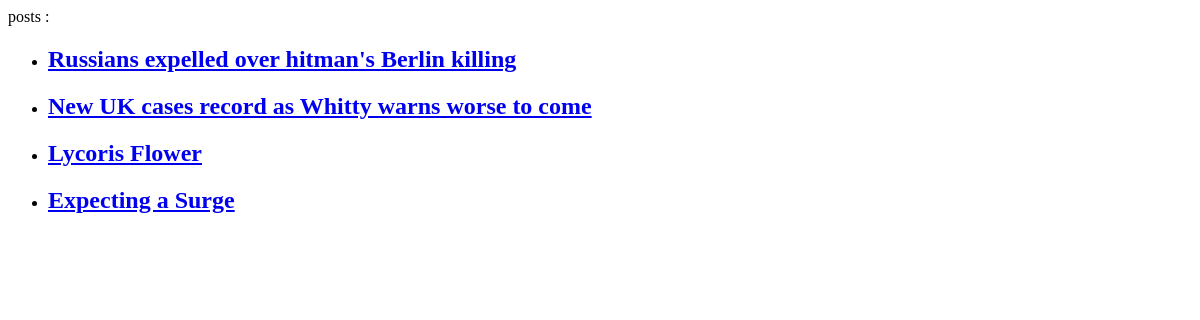
The app's page /posts/, older data.
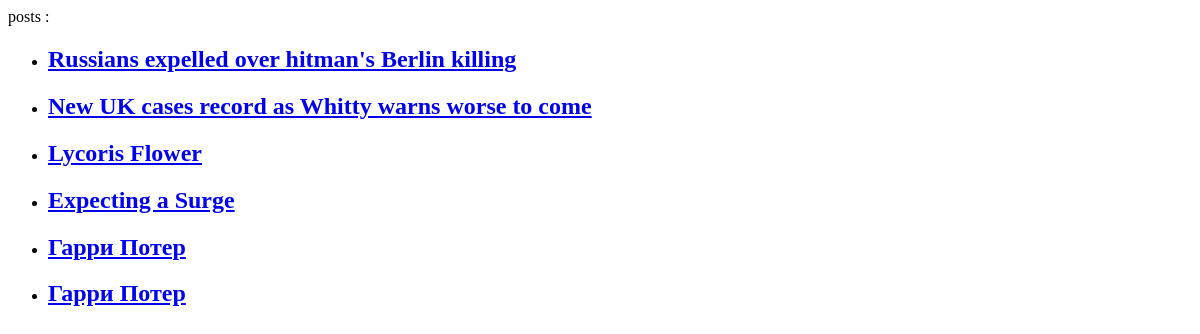
The same page, newer data.
### blog/models.py (models this page shows, shortened)
class Post(models.Model):
    title = models.CharField(max_length=100)
    description = models.TextField()
    created_date = models.DateTimeField(auto_now_add=True)
    updated_date = models.DateTimeField(auto_now=True)
    image = models.ImageField(upload_to='blog')

### blog/views.py (the view)
# urls.py: path('posts/', views.PostListView.as_view(), name='post_view'),
class PostListView(generic.ListView):
    template_name = 'blog/post_list.html'
    queryset = models.Post.objects.all()
    def get_queryset(self):
        return models.Post.objects.all()

### templates/blog/post_list.html (shortened to what this page needs)
<!doctype html>
<html lang="en">
<head>
</head>
<body>
    <div>
        posts :
        <ul>
            {% for i in object_list %}
                <li>
                    <h2><a href="/posts/{{ i.id }}/">{{ i.title }}</a></h2>
                </li>
            {% endfor %}
        </ul>
    </div>
</body>
</html>

Row changes from the older to the newer data that the page shows:
added Post: title "Гарри Потер"
added Post: title "Гарри Потер"
